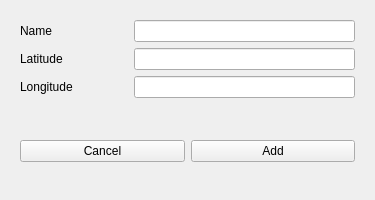
<?xml version="1.0" encoding="UTF-8"?>
<ui version="4.0">
 <class>add_location</class>
 <widget class="QWidget" name="add_location">
  <property name="geometry">
   <rect>
    <x>0</x>
    <y>0</y>
    <width>375</width>
    <height>200</height>
   </rect>
  </property>
  <property name="minimumSize">
   <size>
    <width>375</width>
    <height>200</height>
   </size>
  </property>
  <property name="maximumSize">
   <size>
    <width>375</width>
    <height>200</height>
   </size>
  </property>
  <property name="windowTitle">
   <string>Add waypoint</string>
  </property>
  <layout class="QGridLayout" name="gridLayout">
   <item row="0" column="0">
    <widget class="QFrame" name="frame_2">
     <property name="frameShape">
      <enum>QFrame::NoFrame</enum>
     </property>
     <property name="frameShadow">
      <enum>QFrame::Raised</enum>
     </property>
     <layout class="QGridLayout" name="gridLayout_2">
      <item row="4" column="0">
       <widget class="QLabel" name="label_2">
        <property name="text">
         <string>Longitude</string>
        </property>
       </widget>
      </item>
      <item row="4" column="1" colspan="2">
       <widget class="QLineEdit" name="le_longitude"/>
      </item>
      <item row="0" column="1" colspan="2">
       <widget class="QLineEdit" name="le_name"/>
      </item>
      <item row="3" column="1" colspan="2">
       <widget class="QLineEdit" name="le_latitude"/>
      </item>
      <item row="3" column="0">
       <widget class="QLabel" name="label_3">
        <property name="text">
         <string>Latitude</string>
        </property>
       </widget>
      </item>
      <item row="0" column="0">
       <widget class="QLabel" name="label">
        <property name="text">
         <string>Name</string>
        </property>
       </widget>
      </item>
     </layout>
    </widget>
   </item>
   <item row="1" column="0">
    <widget class="QFrame" name="frame_3">
     <property name="frameShape">
      <enum>QFrame::NoFrame</enum>
     </property>
     <property name="frameShadow">
      <enum>QFrame::Raised</enum>
     </property>
     <layout class="QHBoxLayout" name="horizontalLayout">
      <item>
       <widget class="QPushButton" name="pb_cancel">
        <property name="text">
         <string>Cancel</string>
        </property>
       </widget>
      </item>
      <item>
       <widget class="QPushButton" name="pb_add_location">
        <property name="text">
         <string>Add</string>
        </property>
       </widget>
      </item>
     </layout>
    </widget>
   </item>
  </layout>
 </widget>
 <resources>
  <include location="../static/resource.qrc"/>
 </resources>
 <connections/>
</ui>
